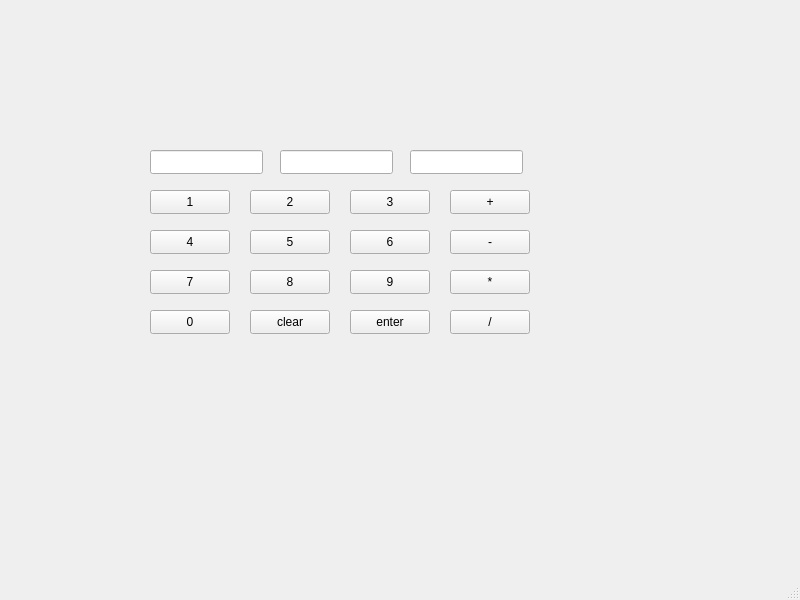
<?xml version="1.0" encoding="UTF-8"?>
<ui version="4.0">
 <class>MainWindow</class>
 <widget class="QMainWindow" name="MainWindow">
  <property name="geometry">
   <rect>
    <x>0</x>
    <y>0</y>
    <width>800</width>
    <height>600</height>
   </rect>
  </property>
  <property name="windowTitle">
   <string>MainWindow</string>
  </property>
  <widget class="QWidget" name="centralwidget">
   <widget class="QPushButton" name="pushButton">
    <property name="geometry">
     <rect>
      <x>150</x>
      <y>190</y>
      <width>80</width>
      <height>24</height>
     </rect>
    </property>
    <property name="text">
     <string>1</string>
    </property>
   </widget>
   <widget class="QPushButton" name="pushButton_2">
    <property name="geometry">
     <rect>
      <x>250</x>
      <y>190</y>
      <width>80</width>
      <height>24</height>
     </rect>
    </property>
    <property name="text">
     <string>2</string>
    </property>
   </widget>
   <widget class="QPushButton" name="pushButton_3">
    <property name="geometry">
     <rect>
      <x>350</x>
      <y>190</y>
      <width>80</width>
      <height>24</height>
     </rect>
    </property>
    <property name="text">
     <string>3</string>
    </property>
   </widget>
   <widget class="QPushButton" name="pushButton_add">
    <property name="geometry">
     <rect>
      <x>450</x>
      <y>190</y>
      <width>80</width>
      <height>24</height>
     </rect>
    </property>
    <property name="text">
     <string>+</string>
    </property>
   </widget>
   <widget class="QPushButton" name="pushButton_5">
    <property name="geometry">
     <rect>
      <x>250</x>
      <y>230</y>
      <width>80</width>
      <height>24</height>
     </rect>
    </property>
    <property name="text">
     <string>5</string>
    </property>
   </widget>
   <widget class="QPushButton" name="pushButton_subtract">
    <property name="geometry">
     <rect>
      <x>450</x>
      <y>230</y>
      <width>80</width>
      <height>24</height>
     </rect>
    </property>
    <property name="text">
     <string>-</string>
    </property>
   </widget>
   <widget class="QPushButton" name="pushButton_6">
    <property name="geometry">
     <rect>
      <x>350</x>
      <y>230</y>
      <width>80</width>
      <height>24</height>
     </rect>
    </property>
    <property name="text">
     <string>6</string>
    </property>
   </widget>
   <widget class="QPushButton" name="pushButton_4">
    <property name="geometry">
     <rect>
      <x>150</x>
      <y>230</y>
      <width>80</width>
      <height>24</height>
     </rect>
    </property>
    <property name="text">
     <string>4</string>
    </property>
   </widget>
   <widget class="QPushButton" name="pushButton_multiply">
    <property name="geometry">
     <rect>
      <x>450</x>
      <y>270</y>
      <width>80</width>
      <height>24</height>
     </rect>
    </property>
    <property name="text">
     <string>*</string>
    </property>
   </widget>
   <widget class="QPushButton" name="pushButton_7">
    <property name="geometry">
     <rect>
      <x>150</x>
      <y>270</y>
      <width>80</width>
      <height>24</height>
     </rect>
    </property>
    <property name="text">
     <string>7</string>
    </property>
   </widget>
   <widget class="QPushButton" name="pushButton_9">
    <property name="geometry">
     <rect>
      <x>350</x>
      <y>270</y>
      <width>80</width>
      <height>24</height>
     </rect>
    </property>
    <property name="text">
     <string>9</string>
    </property>
   </widget>
   <widget class="QPushButton" name="pushButton_8">
    <property name="geometry">
     <rect>
      <x>250</x>
      <y>270</y>
      <width>80</width>
      <height>24</height>
     </rect>
    </property>
    <property name="text">
     <string>8</string>
    </property>
   </widget>
   <widget class="QPushButton" name="pushButton_equal">
    <property name="geometry">
     <rect>
      <x>350</x>
      <y>310</y>
      <width>80</width>
      <height>24</height>
     </rect>
    </property>
    <property name="text">
     <string>enter</string>
    </property>
   </widget>
   <widget class="QPushButton" name="pushButton_10">
    <property name="geometry">
     <rect>
      <x>150</x>
      <y>310</y>
      <width>80</width>
      <height>24</height>
     </rect>
    </property>
    <property name="text">
     <string>0</string>
    </property>
   </widget>
   <widget class="QPushButton" name="pushButton_divide">
    <property name="geometry">
     <rect>
      <x>450</x>
      <y>310</y>
      <width>80</width>
      <height>24</height>
     </rect>
    </property>
    <property name="text">
     <string>/</string>
    </property>
   </widget>
   <widget class="QPushButton" name="pushButton_clear">
    <property name="geometry">
     <rect>
      <x>250</x>
      <y>310</y>
      <width>80</width>
      <height>24</height>
     </rect>
    </property>
    <property name="text">
     <string>clear</string>
    </property>
   </widget>
   <widget class="QLineEdit" name="lineEdit">
    <property name="geometry">
     <rect>
      <x>150</x>
      <y>150</y>
      <width>113</width>
      <height>24</height>
     </rect>
    </property>
   </widget>
   <widget class="QLineEdit" name="lineEdit_2">
    <property name="geometry">
     <rect>
      <x>280</x>
      <y>150</y>
      <width>113</width>
      <height>24</height>
     </rect>
    </property>
   </widget>
   <widget class="QLineEdit" name="lineEdit_3">
    <property name="geometry">
     <rect>
      <x>410</x>
      <y>150</y>
      <width>113</width>
      <height>24</height>
     </rect>
    </property>
   </widget>
  </widget>
  <widget class="QMenuBar" name="menubar">
   <property name="geometry">
    <rect>
     <x>0</x>
     <y>0</y>
     <width>800</width>
     <height>21</height>
    </rect>
   </property>
  </widget>
  <widget class="QStatusBar" name="statusbar"/>
 </widget>
 <resources/>
 <connections/>
</ui>
